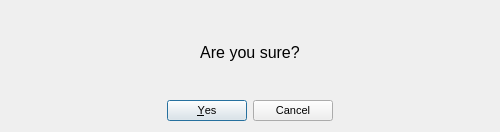
<?xml version="1.0" encoding="UTF-8"?>
<ui version="4.0">
 <class>DeleteDialog</class>
 <widget class="QDialog" name="DeleteDialog">
  <property name="geometry">
   <rect>
    <x>0</x>
    <y>0</y>
    <width>500</width>
    <height>132</height>
   </rect>
  </property>
  <property name="font">
   <font>
    <pointsize>8</pointsize>
   </font>
  </property>
  <property name="windowTitle">
   <string>Delete</string>
  </property>
  <layout class="QVBoxLayout" name="verticalLayout">
   <item>
    <layout class="QVBoxLayout" name="verticalLayout_2">
     <item>
      <widget class="QLabel" name="label">
       <property name="font">
        <font>
         <pointsize>12</pointsize>
        </font>
       </property>
       <property name="text">
        <string>Are you sure?</string>
       </property>
       <property name="alignment">
        <set>Qt::AlignCenter</set>
       </property>
      </widget>
     </item>
    </layout>
   </item>
   <item>
    <widget class="QDialogButtonBox" name="buttonBox">
     <property name="orientation">
      <enum>Qt::Horizontal</enum>
     </property>
     <property name="standardButtons">
      <set>QDialogButtonBox::Cancel|QDialogButtonBox::Yes</set>
     </property>
     <property name="centerButtons">
      <bool>true</bool>
     </property>
    </widget>
   </item>
  </layout>
 </widget>
 <resources/>
 <connections>
  <connection>
   <sender>buttonBox</sender>
   <signal>accepted()</signal>
   <receiver>DeleteDialog</receiver>
   <slot>accept()</slot>
   <hints>
    <hint type="sourcelabel">
     <x>248</x>
     <y>254</y>
    </hint>
    <hint type="destinationlabel">
     <x>157</x>
     <y>274</y>
    </hint>
   </hints>
  </connection>
  <connection>
   <sender>buttonBox</sender>
   <signal>rejected()</signal>
   <receiver>DeleteDialog</receiver>
   <slot>reject()</slot>
   <hints>
    <hint type="sourcelabel">
     <x>316</x>
     <y>260</y>
    </hint>
    <hint type="destinationlabel">
     <x>286</x>
     <y>274</y>
    </hint>
   </hints>
  </connection>
 </connections>
</ui>
